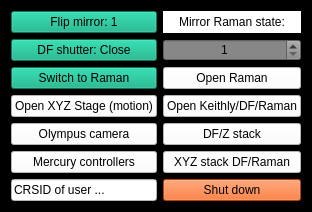
<?xml version="1.0" encoding="UTF-8"?>
<ui version="4.0">
 <class>MainWidget</class>
 <widget class="QWidget" name="MainWidget">
  <property name="geometry">
   <rect>
    <x>0</x>
    <y>0</y>
    <width>286</width>
    <height>200</height>
   </rect>
  </property>
  <property name="windowTitle">
   <string>Main</string>
  </property>
  <property name="styleSheet">
   <string notr="true">background-color: rgb(0, 0, 0);
selection-color: rgb(170, 170, 255);</string>
  </property>
  <layout class="QGridLayout" name="gridLayout_2">
   <item row="0" column="0">
    <layout class="QGridLayout" name="gridLayout">
     <item row="1" column="0">
      <widget class="QPushButton" name="DFShutter_button">
       <property name="styleSheet">
        <string notr="true">background-color: rgb(0, 170, 127);</string>
       </property>
       <property name="text">
        <string>DF shutter: Close</string>
       </property>
      </widget>
     </item>
     <item row="6" column="0">
      <widget class="QLineEdit" name="usercrsid_text">
       <property name="styleSheet">
        <string notr="true">background-color: rgb(255, 255, 255);</string>
       </property>
       <property name="text">
        <string>CRSID of user ...</string>
       </property>
      </widget>
     </item>
     <item row="5" column="0">
      <widget class="QPushButton" name="MercuryControllerButton">
       <property name="styleSheet">
        <string notr="true">background-color: rgb(255, 255, 255);</string>
       </property>
       <property name="text">
        <string>Mercury controllers</string>
       </property>
      </widget>
     </item>
     <item row="3" column="1">
      <widget class="QPushButton" name="open_Keithley_Andor_OO_UI_button">
       <property name="sizePolicy">
        <sizepolicy hsizetype="Expanding" vsizetype="Fixed">
         <horstretch>0</horstretch>
         <verstretch>0</verstretch>
        </sizepolicy>
       </property>
       <property name="styleSheet">
        <string notr="true">background-color: rgb(255, 255, 255);</string>
       </property>
       <property name="text">
        <string>Open Keithly/DF/Raman</string>
       </property>
      </widget>
     </item>
     <item row="2" column="0">
      <widget class="QPushButton" name="Shutter_switch_button">
       <property name="styleSheet">
        <string notr="true">background-color: rgb(0, 170, 127);</string>
       </property>
       <property name="text">
        <string>Switch to Raman</string>
       </property>
      </widget>
     </item>
     <item row="1" column="1">
      <widget class="QSpinBox" name="Ramanstate_box">
       <property name="styleSheet">
        <string notr="true">background-color: rgb(135, 135, 135);</string>
       </property>
       <property name="alignment">
        <set>Qt::AlignCenter</set>
       </property>
       <property name="minimum">
        <number>1</number>
       </property>
       <property name="maximum">
        <number>2</number>
       </property>
      </widget>
     </item>
     <item row="3" column="0">
      <widget class="QPushButton" name="openstage">
       <property name="styleSheet">
        <string notr="true">background-color: rgb(255, 255, 255);</string>
       </property>
       <property name="text">
        <string>Open XYZ Stage (motion)</string>
       </property>
      </widget>
     </item>
     <item row="4" column="0">
      <widget class="QPushButton" name="OlympusCameraButton">
       <property name="styleSheet">
        <string notr="true">background-color: rgb(255, 255, 255);</string>
       </property>
       <property name="text">
        <string>Olympus camera</string>
       </property>
      </widget>
     </item>
     <item row="2" column="1">
      <widget class="QPushButton" name="open_Andor_UI_button">
       <property name="sizePolicy">
        <sizepolicy hsizetype="Expanding" vsizetype="Fixed">
         <horstretch>0</horstretch>
         <verstretch>0</verstretch>
        </sizepolicy>
       </property>
       <property name="styleSheet">
        <string notr="true">background-color: rgb(255, 255, 255);</string>
       </property>
       <property name="text">
        <string>Open Raman</string>
       </property>
      </widget>
     </item>
     <item row="0" column="1">
      <widget class="QLabel" name="label">
       <property name="styleSheet">
        <string notr="true">background-color: rgb(255, 255, 255);</string>
       </property>
       <property name="text">
        <string>  Mirror Raman state:  </string>
       </property>
       <property name="alignment">
        <set>Qt::AlignCenter</set>
       </property>
      </widget>
     </item>
     <item row="5" column="1">
      <widget class="QPushButton" name="XYZStack_DF_Raman_button">
       <property name="styleSheet">
        <string notr="true">background-color: rgb(255, 255, 255);</string>
       </property>
       <property name="text">
        <string>XYZ stack DF/Raman</string>
       </property>
      </widget>
     </item>
     <item row="4" column="1">
      <widget class="QPushButton" name="open_z_stack_window">
       <property name="styleSheet">
        <string notr="true">background-color: rgb(255, 255, 255);</string>
       </property>
       <property name="text">
        <string>DF/Z stack</string>
       </property>
      </widget>
     </item>
     <item row="6" column="1">
      <widget class="QPushButton" name="shutdown_button">
       <property name="sizePolicy">
        <sizepolicy hsizetype="Minimum" vsizetype="Maximum">
         <horstretch>0</horstretch>
         <verstretch>0</verstretch>
        </sizepolicy>
       </property>
       <property name="styleSheet">
        <string notr="true">background-color: rgb(255, 85, 0);</string>
       </property>
       <property name="text">
        <string>Shut down</string>
       </property>
      </widget>
     </item>
     <item row="0" column="0">
      <widget class="QPushButton" name="FlipMirror_button">
       <property name="styleSheet">
        <string notr="true">background-color: rgb(0, 170, 127);</string>
       </property>
       <property name="text">
        <string>Flip mirror: 1</string>
       </property>
      </widget>
     </item>
    </layout>
   </item>
  </layout>
 </widget>
 <resources/>
 <connections/>
</ui>
